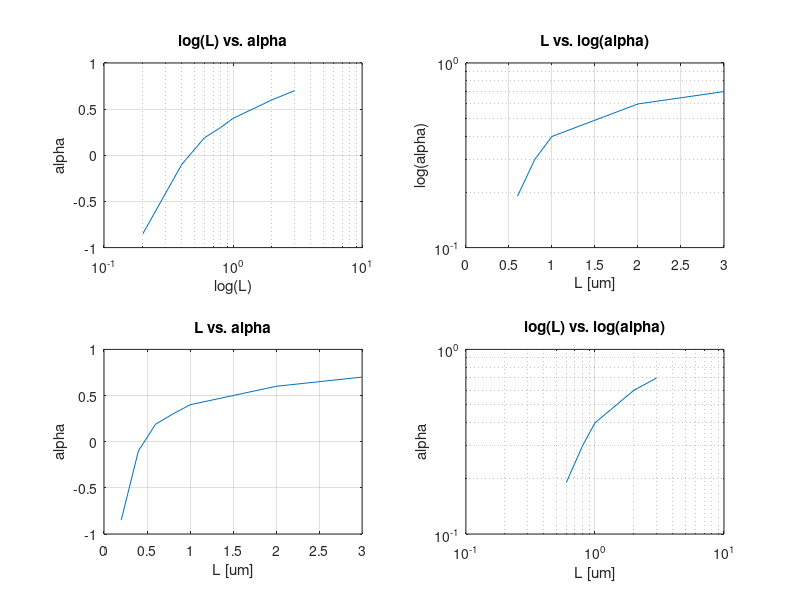

This chart was generated by the following MATLAB code:
%% Get date 
L = [0.2, 0.4, 0.6,0.8, 1, 2, 3];
alpha = [-0.85, -0.1, 0.19, 0.3, 0.4, 0.6, 0.7];

%% Plot the relationship between L and alpha
figure

% L vs alpha
subplot(2,2,1)
semilogx(L, alpha);
grid on;
box on;
xlabel("log(L)");
ylabel("alpha");
title("log(L) vs. alpha");

% L vs log(alpha) 
subplot(2,2,2)
semilogy(L, alpha);
xlabel("L [um]");
ylabel("log(alpha)");
grid on;
box on;
title("L vs. log(alpha)");

% log(L) vs alpha
subplot(2,2,3)
plot(L, alpha);
xlabel("L [um]");
ylabel("alpha");
grid on;
box on;
title("L vs. alpha");

% log(L) vs log(alpha)
subplot(2,2,4)
loglog(L, alpha);
xlabel("L [um]");
ylabel("alpha");
grid on;
box on;
title("log(L) vs. log(alpha)");
